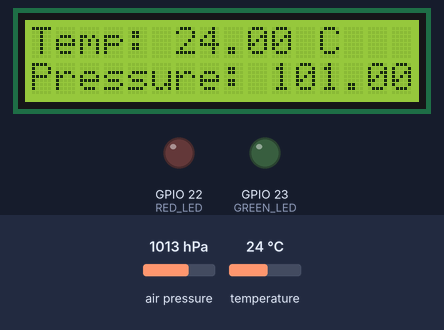
Simulated run of this sketch. Board: ESP32. Shown: 16×2 character LCD, output pins drawn as LEDs (lit = HIGH). The test bench sets the inputs (shaded band); at power-on: air pressure 1013 hPa, temperature 24 °C. What the sketch prints to the serial monitor is not drawn.

Above: at 3.2 s.
3.3 s: air pressure set to 952 hPa
At 4.7 s:
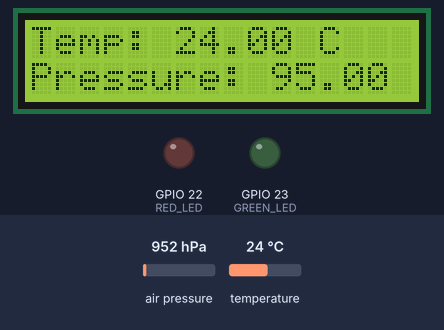
5.6 s: temperature set to 12 °C
At 6.5 s:
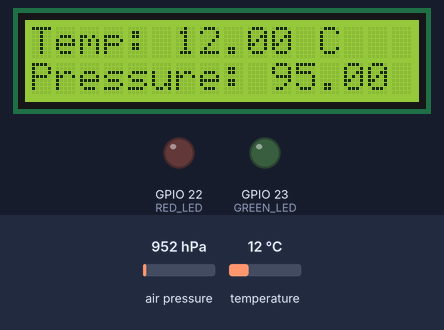
7.7 s: air pressure set to 975 hPa
At 9.4 s:
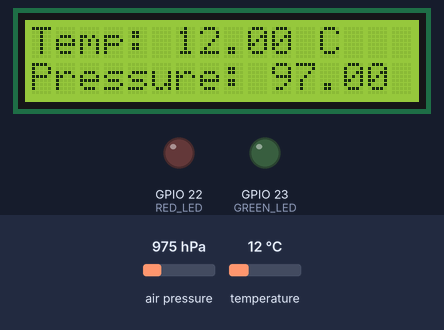
9.7 s: temperature set to 19 °C
At 11.3 s:
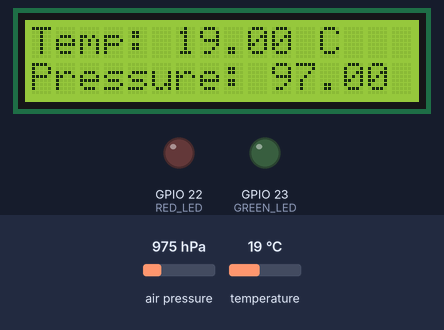
Timing chart, 0 to 12.7 s (numbered marks = the images above; inputs shaded):
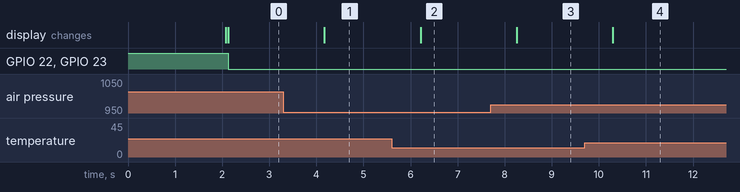

Measured:
- after the input at 3.3 s, the display: changes after 0.87 s (image 1)
- after the input at 5.6 s, the display: changes after 0.61 s (image 2)
- after the input at 7.7 s, the display: changes after 0.55 s (image 3)
- after the input at 9.7 s, the display: changes after 0.59 s (image 4)

The sketch:

BMP_LED.ino
```cpp
#include <Wire.h>
#include <Adafruit_BMP085.h>
#include <LiquidCrystal_I2C.h>

LiquidCrystal_I2C lcd(0x27, 16, 2);  // LCD config (address 0x27, 16x2 display)

#define SDA_PIN 15
#define SCL_PIN 14

#define RED_LED 22
#define GREEN_LED 23

float temp, pressure_kPa, altitude;
Adafruit_BMP085 bmp;

void setup() {
  Serial.begin(115200);

  pinMode(RED_LED, OUTPUT);
  pinMode(GREEN_LED, OUTPUT);
  digitalWrite(RED_LED, HIGH);
  digitalWrite(GREEN_LED, HIGH);

  Wire.begin(SDA_PIN, SCL_PIN);   // Set up I2C communication with the same pins

  lcd.begin();
  lcd.backlight();

  lcd.print(" LCD I2C Module ");
  delay(2000);
  lcd.clear();

  if (!bmp.begin()) {
    Serial.println("BMP180 sensor not found, check wiring!");
    while (1);
  }
  delay(10);
}

void loop() {
  readSensorData();

  if (temp >= 29 && pressure_kPa < 92) {
    digitalWrite(RED_LED, LOW);
    digitalWrite(GREEN_LED, HIGH);
  } else if (temp < 29 && pressure_kPa < 92) {
    digitalWrite(RED_LED, HIGH);
    digitalWrite(GREEN_LED, LOW);
  } else if (pressure_kPa > 92) {
    digitalWrite(RED_LED, LOW);
    digitalWrite(GREEN_LED, LOW);
  }

  delay(2000);  // Delay to slow down the loop
}

void readSensorData() {
  // Read temperature
  temp = bmp.readTemperature();
  Serial.printf("Temperature = %.2f°C\n", temp);

  lcd.clear();
  lcd.setCursor(0, 0);
  lcd.printf("Temp: %.2f C", temp);

  // Read pressure in kPa
  pressure_kPa = bmp.readPressure() / 1000;
  Serial.printf("Pressure = %.2f kPa\n", pressure_kPa);

  lcd.setCursor(0, 1);
  lcd.printf("Pressure: %.2f kPa", pressure_kPa);

  // Read altitude
  altitude = bmp.readAltitude();
  Serial.printf("Altitude = %.2f meters\n", altitude);
}
```
